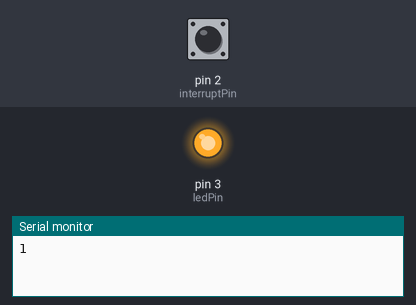
The sketch below on a simulated Arduino Uno, built with avr-gcc and run on an emulated ATmega328P. On the bench: output pins drawn as LEDs (lit = HIGH), the last lines printed to the serial monitor. The inputs (shaded band) are chosen by the test bench; at power-on: pin 2 (interruptPin) HIGH.

Above: at 1.2 s.
1.3 s: pin 2 (interruptPin) pulled LOW for 0.15 s
At 1.37 s:
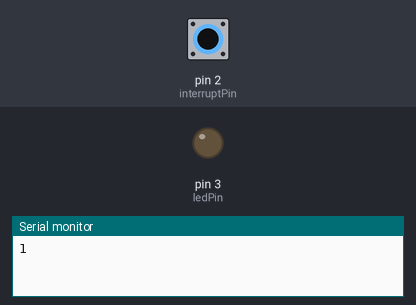
2.9 s: pin 2 (interruptPin) pulled LOW for 3.2 s
At 7.5 s:
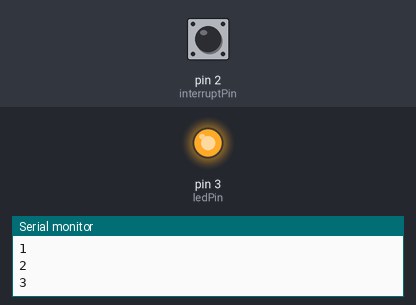
Timing chart, 0 to 9.0 s (numbered marks = the images above; inputs shaded):
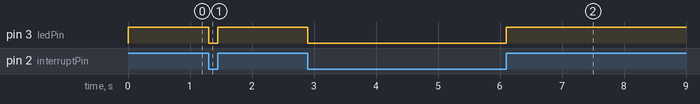

The sketch:

ArduinoHallEffect1.ino
```cpp
const byte ledPin = 3;
const byte interruptPin = 2;
volatile byte state = LOW;
long int i=0;
int ledState = 0;         // current state of the LED
int lastLedState = 0;     // previous state of the LED
void setup() {
pinMode(ledPin, OUTPUT);
pinMode(interruptPin, INPUT_PULLUP);
attachInterrupt(digitalPinToInterrupt(interruptPin), test, CHANGE);
Serial.begin(115200);
}

void loop() {


ledState= digitalRead(interruptPin );
digitalWrite(ledPin, ledState);    //Change the state of the Led is there is a magnet
 // compare the LedState to its previous state
if(ledState != lastLedState && ledState!=0) {    // if the current state is HIGH then increment the counter
  i=i+1; Serial.println(i);
  }
delay (50);  // Delay a little bit to avoid bouncing
lastLedState=ledState ;

}

void test() {

}
```

Measured:
- after the input at 1.3 s, pin 3 (ledPin): HIGH → LOW at once, → HIGH 0.15 s later
- after the input at 2.9 s, pin 3 (ledPin): HIGH → LOW at once, → HIGH 3.2 s later
